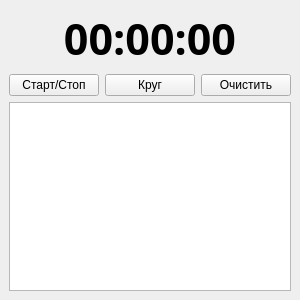
<?xml version="1.0" encoding="UTF-8"?>
<ui version="4.0">
 <class>MainWindow</class>
 <widget class="QMainWindow" name="MainWindow">
  <property name="geometry">
   <rect>
    <x>0</x>
    <y>0</y>
    <width>300</width>
    <height>300</height>
   </rect>
  </property>
  <property name="minimumSize">
   <size>
    <width>200</width>
    <height>200</height>
   </size>
  </property>
  <property name="maximumSize">
   <size>
    <width>300</width>
    <height>300</height>
   </size>
  </property>
  <property name="windowTitle">
   <string>Секундомер</string>
  </property>
  <widget class="QWidget" name="centralwidget">
   <layout class="QHBoxLayout" name="horizontalLayout_3">
    <item>
     <layout class="QVBoxLayout" name="verticalLayout_2">
      <item>
       <layout class="QVBoxLayout" name="verticalLayout">
        <item>
         <layout class="QHBoxLayout" name="horizontalLayout_2">
          <item>
           <widget class="QLabel" name="l_time">
            <property name="font">
             <font>
              <family>Segoe UI Variable Display Semib</family>
              <pointsize>32</pointsize>
              <bold>true</bold>
             </font>
            </property>
            <property name="layoutDirection">
             <enum>Qt::LeftToRight</enum>
            </property>
            <property name="midLineWidth">
             <number>0</number>
            </property>
            <property name="text">
             <string>00:00:00</string>
            </property>
            <property name="alignment">
             <set>Qt::AlignCenter</set>
            </property>
           </widget>
          </item>
         </layout>
        </item>
        <item>
         <layout class="QHBoxLayout" name="horizontalLayout">
          <item>
           <widget class="QPushButton" name="btn_start_stop">
            <property name="text">
             <string>Старт/Стоп</string>
            </property>
           </widget>
          </item>
          <item>
           <widget class="QPushButton" name="btn_circle">
            <property name="text">
             <string>Круг</string>
            </property>
           </widget>
          </item>
          <item>
           <widget class="QPushButton" name="btn_clear">
            <property name="text">
             <string>Очистить</string>
            </property>
           </widget>
          </item>
         </layout>
        </item>
        <item>
         <widget class="QTextBrowser" name="tb_show_ct">
          <property name="font">
           <font>
            <family>Segoe UI Variable Display</family>
            <pointsize>11</pointsize>
            <bold>false</bold>
           </font>
          </property>
         </widget>
        </item>
       </layout>
      </item>
     </layout>
    </item>
   </layout>
  </widget>
 </widget>
 <resources/>
 <connections/>
</ui>
